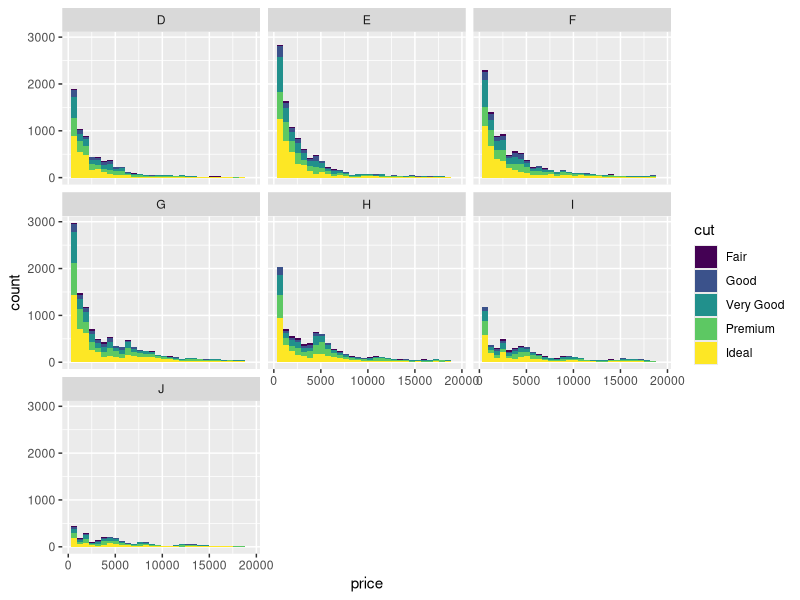
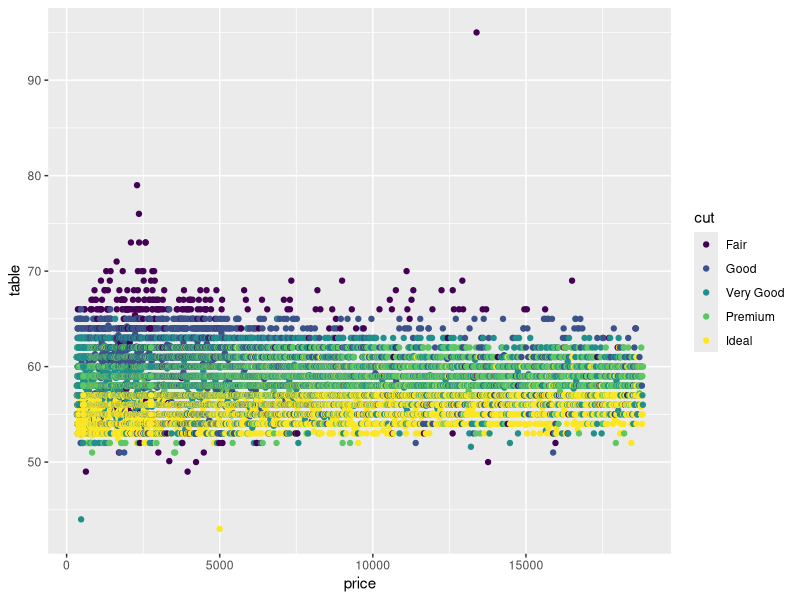
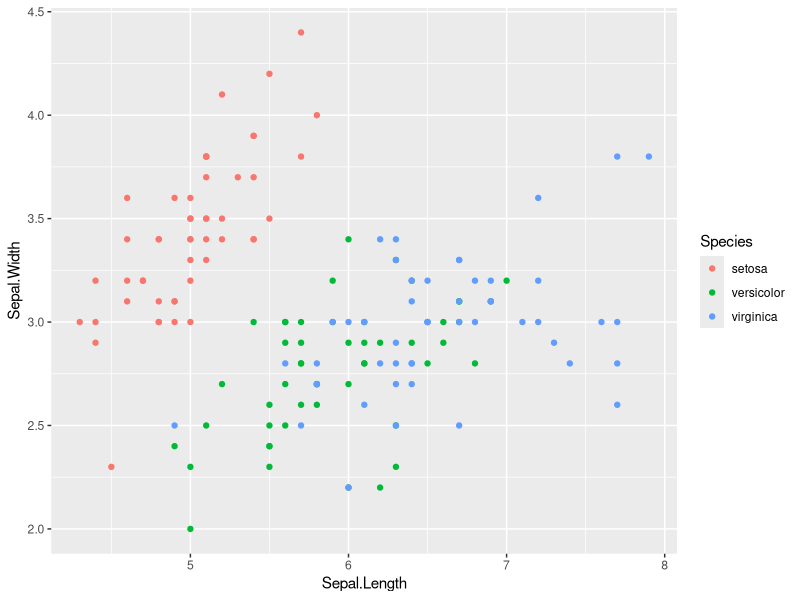

Write the R code that produced these figures, in order.
## ---- chunk 1
library(ggplot2)
diamonds <-diamonds
## ---- chunk 2
ggplot(data = diamonds,aes(price)) +
  geom_histogram(aes(fill = cut)) + 
  facet_wrap( ~ color)
## ---- chunk 3
ggplot(data = diamonds,aes(price,table)) +
  geom_point(aes(color = cut))
## ---- chunk 4
names(iris)
ggplot(data = iris, aes( x =Sepal.Length, y = Sepal.Width )) + geom_point(aes(color = Species))
